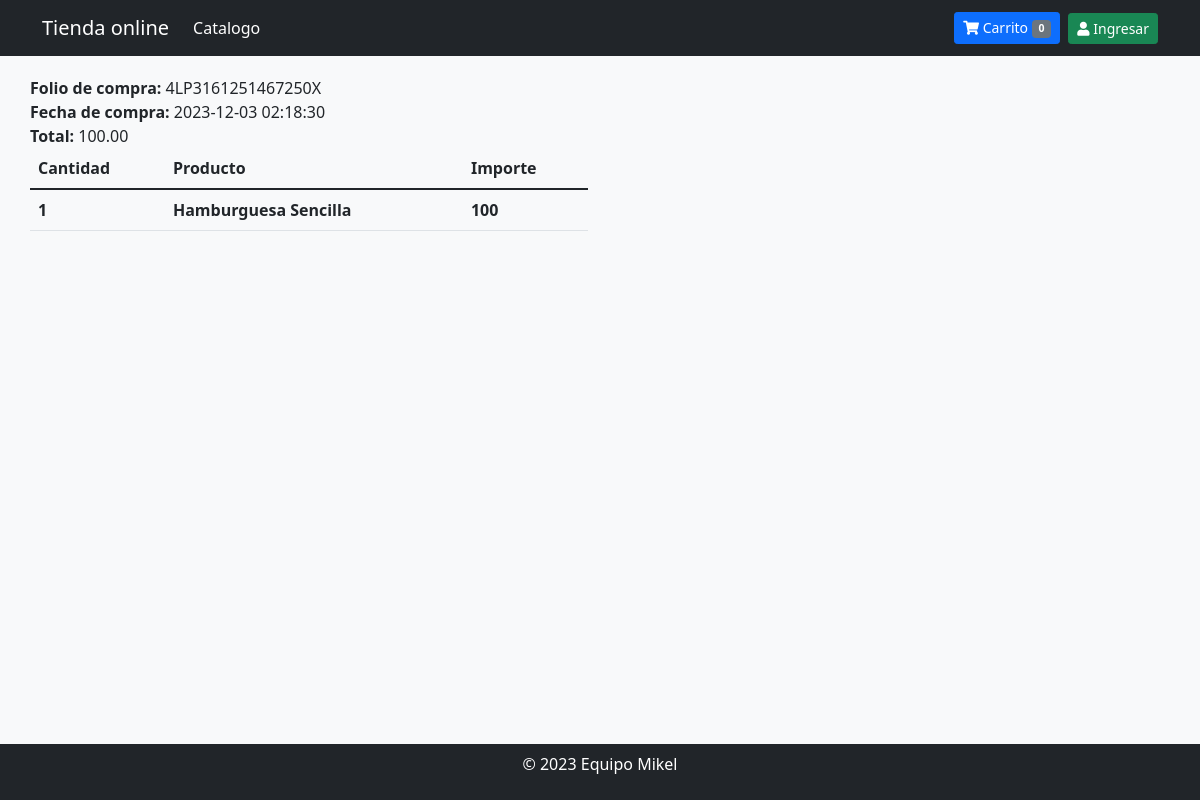
The app's page /completado.php?key=4LP3161251467250X with its own data.
### tables this page shows
CREATE TABLE `compra` (
  `id` int(11) NOT NULL,
  `id_transaccion` varchar(20) NOT NULL,
  `fecha` datetime NOT NULL,
  `status` varchar(20) NOT NULL,
  `email` varchar(50) NOT NULL,
  `id_cliente` varchar(20) NOT NULL,
  `total` decimal(10,2) NOT NULL,
  `medio_pago` varchar(10) DEFAULT NULL
);

CREATE TABLE `detalle_compra` (
  `id` int(11) NOT NULL,
  `id_compra` int(11) NOT NULL,
  `id_producto` int(11) NOT NULL,
  `nombre` varchar(200) NOT NULL,
  `precio` decimal(10,2) NOT NULL,
  `cantidad` int(11) NOT NULL
);

### completado.php (the view, shortened to what this page needs)
<?php
$id_transaccion = isset($_GET['key']) ? $_GET['key'] : '0';
$error = '';
if ($id_transaccion == '') {
    $error = 'Error al procesar la petición';
} else {
    $db = new Database();
    $con = $db->conectar();
    $sql = $con->prepare("SELECT count(id) FROM compra WHERE id_transaccion=? AND (status=? OR status=?)");
    $sql->execute([$id_transaccion, 'COMPLETED', 'approved']);
    if ($sql->fetchColumn() > 0) {
        $sql = $con->prepare("SELECT id, fecha, email, total FROM compra WHERE id_transaccion=? AND (status=? OR status=?) LIMIT 1");
        $sql->execute([$id_transaccion, 'COMPLETED', 'approved']);
        $row = $sql->fetch(PDO::FETCH_ASSOC);
        $idCompra = $row['id'];
        $sqlDet = $con->prepare("SELECT nombre, precio, cantidad FROM detalle_compra WHERE id_compra=?");
        $sqlDet->execute([$idCompra]);
    } else {
        $error = "Error al comprobar la compra";
    }
}
?>
<!DOCTYPE html>
<html lang="es" class="h-100">
<head>
    <link href="https://cdn.jsdelivr.net/npm/bootstrap@5.1.3/dist/css/bootstrap.min.css" rel="stylesheet">
    <link href="css/all.min.css" rel="stylesheet">
    <link href="css/estilos.css" rel="stylesheet">
</head>
<body class="d-flex flex-column h-100">
    <?php include 'menu.php'; ?>
    <main class="flex-shrink-0">
        <div class="container">
            <?php if (strlen($error) > 0) { ?>
                <div class="row">
                    <div class="col">
                        <h3><?php echo $error; ?></h3>
                    </div>
                </div>
            <?php } else { ?>
                <div class="row">
                    <div class="col">
                        <b>Folio de compra:</b> <?php echo $id_transaccion; ?><br>
                        <b>Fecha de compra:</b> <?php echo $row['fecha']; ?><br>
                        <b>Total:</b> <?php echo $row['total']; ?><br>
                    </div>
                </div>
                <div class="row">
                    <div class="col-md-6 col-sm-12">
                        <table class="table">
                            <thead>
                                <tr>
                                    <th>Cantidad</th>
                                    <th>Producto</th>
                                    <th>Importe</th>
                                </tr>
                            </thead>
                            <tbody>
                                <?php while ($row_det = $sqlDet->fetch(PDO::FETCH_ASSOC)) {
                                    $importe =  $row_det['cantidad'] * $row_det['precio']; ?>
                                    <tr>
                                        <th><?php echo $row_det['cantidad']; ?></th>
                                        <th><?php echo $row_det['nombre']; ?></th>
                                        <th><?php echo $importe; ?></th>
                                    </tr>
                                <?php } ?>
                            </tbody>
                        </table>
                    </div>
                </div>
            <?php } ?>
        </div>
    </main>
    <?php include 'footer.php'; ?>
</body>
</html>

### css/estilos.css (style rules this page uses)
body { background-color: #f8f9fa; }
main > .container { padding: 20px 0; }

### records on screen
compra: fecha "2023-12-03 02:18:30", total "100.00"
detalle_compra: cantidad "1", nombre "Hamburguesa Sencilla", importe "100"

### other values on screen
$num_cart "0"
$id_transaccion "4LP3161251467250X"
